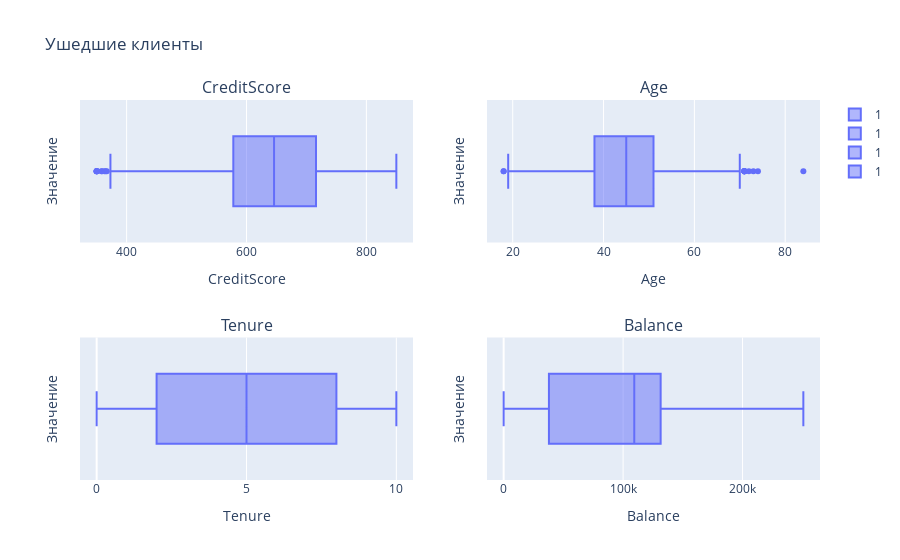

Notebook source saved alongside this figure:
### Markdown cell above
Анализ Данных

### Code cell
# Анлизируем Ушедших клиентов
categories = [1]
box_data = churn_data_df[churn_data_df['Exited'].isin(categories)]

# Создаем сетку для графиков 2x2
fig = sp.make_subplots(rows=2, cols=2, subplot_titles=("CreditScore", "Age", "Tenure", "Balance"))

# Создаем графики
fig.add_trace(px.box(box_data, x='CreditScore', color='Exited', facet_row='Exited').data[0], row=1, col=1)
fig.add_trace(px.box(box_data, x='Age', color='Exited', facet_row='Exited').data[0], row=1, col=2)
fig.add_trace(px.box(box_data, x='Tenure', color='Exited', facet_row='Exited').data[0], row=2, col=1)
fig.add_trace(px.box(box_data, x='Balance', color='Exited', facet_row='Exited').data[0], row=2, col=2)

# Настройка подписей осей и заголовка
fig.update_xaxes(title_text='CreditScore', row=1, col=1)
fig.update_xaxes(title_text='Age', row=1, col=2)
fig.update_xaxes(title_text='Tenure', row=2, col=1)
fig.update_xaxes(title_text='Balance', row=2, col=2)

fig.update_yaxes(title_text='Значение', row=1, col=1)
fig.update_yaxes(title_text='Значение', row=1, col=2)
fig.update_yaxes(title_text='Значение', row=2, col=1)
fig.update_yaxes(title_text='Значение', row=2, col=2)

fig.update_layout(title_text='Ушедшие клиенты')

# Отобразите графики
fig.show()

### Figure 1 — Plotly figure (JSON) as saved in the notebook; plotly's stock layout.template omitted (floating-point values rounded to 4 significant figures; data arrays with more than 128 entries replaced by an {"elided": "..."} marker saying what was removed)
{"data": [{"alignmentgroup": "True", "hovertemplate": "Exited=1<br>CreditScore=%{x}<extra></extra>", "legendgroup": "1", "marker": {"color": "#636efa"}, "name": "1", "notched": false, "offsetgroup": "1", "orientation": "h", "showlegend": true, "type": "box", "x": {"elided": "2037 int values"}, "x0": " ", "xaxis": "x", "y0": " ", "yaxis": "y"}, {"alignmentgroup": "True", "hovertemplate": "Exited=1<br>Age=%{x}<extra></extra>", "legendgroup": "1", "marker": {"color": "#636efa"}, "name": "1", "notched": false, "offsetgroup": "1", "orientation": "h", "showlegend": true, "type": "box", "x": {"elided": "2037 int values"}, "x0": " ", "xaxis": "x2", "y0": " ", "yaxis": "y2"}, {"alignmentgroup": "True", "hovertemplate": "Exited=1<br>Tenure=%{x}<extra></extra>", "legendgroup": "1", "marker": {"color": "#636efa"}, "name": "1", "notched": false, "offsetgroup": "1", "orientation": "h", "showlegend": true, "type": "box", "x": {"elided": "2037 int values"}, "x0": " ", "xaxis": "x3", "y0": " ", "yaxis": "y3"}, {"alignmentgroup": "True", "hovertemplate": "Exited=1<br>Balance=%{x}<extra></extra>", "legendgroup": "1", "marker": {"color": "#636efa"}, "name": "1", "notched": false, "offsetgroup": "1", "orientation": "h", "showlegend": true, "type": "box", "x": {"elided": "2037 float values"}, "x0": " ", "xaxis": "x4", "y0": " ", "yaxis": "y4"}], "layout": {"annotations": [{"font": {"size": 16}, "showarrow": false, "text": "CreditScore", "x": 0.225, "xanchor": "center", "xref": "paper", "y": 1, "yanchor": "bottom", "yref": "paper"}, {"font": {"size": 16}, "showarrow": false, "text": "Age", "x": 0.775, "xanchor": "center", "xref": "paper", "y": 1, "yanchor": "bottom", "yref": "paper"}, {"font": {"size": 16}, "showarrow": false, "text": "Tenure", "x": 0.225, "xanchor": "center", "xref": "paper", "y": 0.375, "yanchor": "bottom", "yref": "paper"}, {"font": {"size": 16}, "showarrow": false, "text": "Balance", "x": 0.775, "xanchor": "center", "xref": "paper", "y": 0.375, "yanchor": "bottom", "yref": "paper"}], "title": {"text": "Ушедшие клиенты"}, "xaxis": {"anchor": "y", "domain": [0, 0.45], "title": {"text": "CreditScore"}}, "xaxis2": {"anchor": "y2", "domain": [0.55, 1], "title": {"text": "Age"}}, "xaxis3": {"anchor": "y3", "domain": [0, 0.45], "title": {"text": "Tenure"}}, "xaxis4": {"anchor": "y4", "domain": [0.55, 1], "title": {"text": "Balance"}}, "yaxis": {"anchor": "x", "domain": [0.625, 1], "title": {"text": "Значение"}}, "yaxis2": {"anchor": "x2", "domain": [0.625, 1], "title": {"text": "Значение"}}, "yaxis3": {"anchor": "x3", "domain": [0, 0.375], "title": {"text": "Значение"}}, "yaxis4": {"anchor": "x4", "domain": [0, 0.375], "title": {"text": "Значение"}}}}
